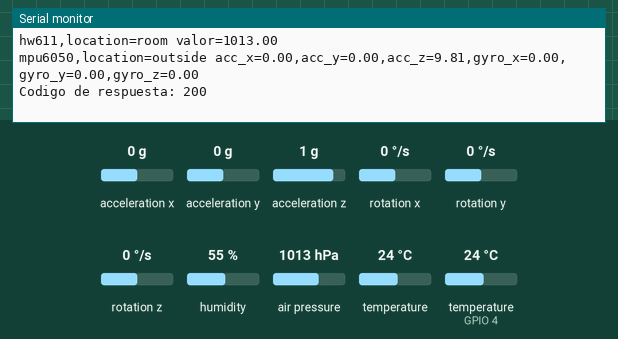
The sketch below on a simulated ESP32. Parts: the last lines printed to the serial monitor. The inputs (shaded band) are chosen by the test bench; at power-on: acceleration x 0 g, humidity 55 %, acceleration y 0 g, temperature (sensor on GPIO 4) 24 °C, acceleration z 1 g, rotation x 0 °/s, rotation y 0 °/s, rotation z 0 °/s, air pressure 1013 hPa, temperature 24 °C. WiFi joins after 1.5 s; servers stay silent unless stated; uploads are accepted with an empty reply.

Above: at 3.2 s.
3.3 s: acceleration x set to -1.4 g
At 6.7 s:
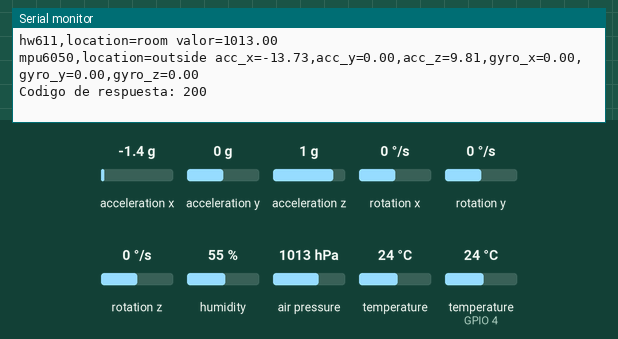
7.4 s: humidity set to 22 %
11.5 s: acceleration y set to -1.4 g
At 13.4 s:
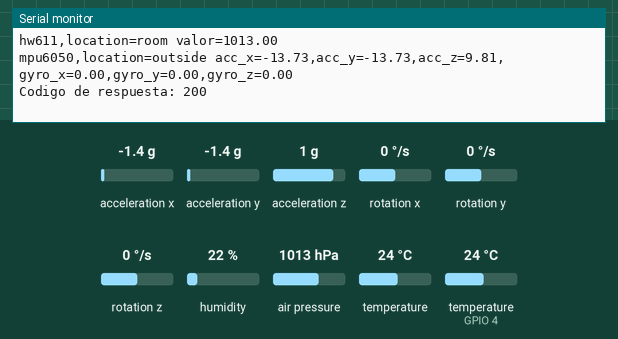
15.6 s: temperature (sensor on GPIO 4) set to 12 °C
19.7 s: acceleration z set to -1.4 g
At 22.9 s:
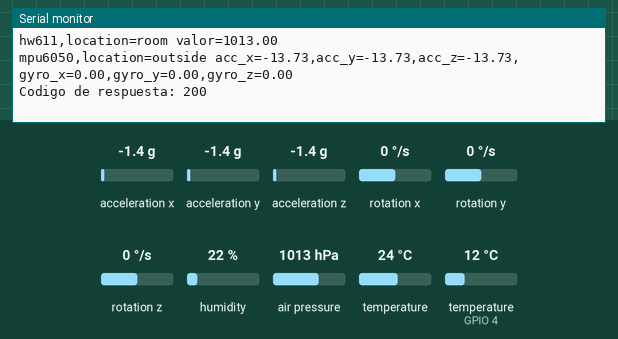
23.8 s: rotation x set to -192 °/s
At 25.6 s:
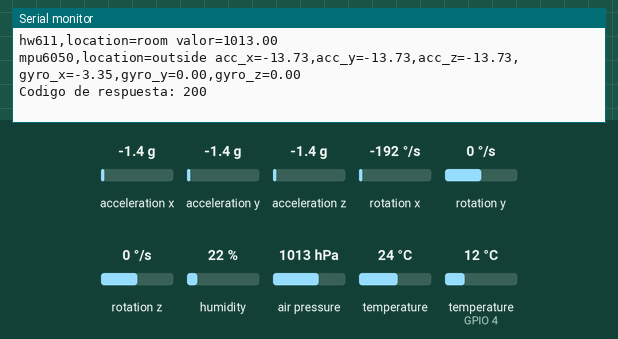

Measured:
- after the input at 3.3 s, the serial monitor: prints a new line after 2.2 s (image 1)
- after the input at 11.5 s, the serial monitor: prints a new line after 0.46 s (image 2)
- after the input at 19.7 s, the serial monitor: prints a new line after 2.0 s (image 3)
- after the input at 23.8 s, the serial monitor: prints a new line after 1.1 s (image 4)

The sketch:

DHT11.ino
```cpp
#include <WiFi.h>
#include <HTTPClient.h>
#include <DHT.h>
#include <Wire.h>
#include <Adafruit_Sensor.h>
#include <Adafruit_BMP280.h>
#include <Adafruit_MPU6050.h>

// Sensor DHT
#define DHTPIN 4
#define DHTTYPE DHT11
DHT dht(DHTPIN, DHTTYPE);

// Sensor HW-611
#define I2C_SDA 21
#define I2C_SCL 22
Adafruit_BMP280 bmp;

// Sensor MPU6050
#define I2C_SDA_2 25
#define I2C_SCL_2 26
TwoWire I2C_MPU = TwoWire(1); // Crear la nueva linea I2C
Adafruit_MPU6050 mpu;

const char* ssid = "ADAMO-3210";
const char* password = "UORZ7Y7KKBA6HO";

// Dirección de InfluxDB en la Raspberry Pi
const char* influxDB_url = "http://192.168.1.105:8086/api/v2/write?org=Casimiro&bucket=sensores&precision=s";

// API para InfluxDB
String influxDB_token = "iMAtY4WqYqfs268ho3MUce-bNn153-bgy7IW7vGarPOvkcg9R6Q7Oo2wx7ZgOE42U3AgsU6ZeIEaWCwzuf5h5g==";

void setup() {
  // put your setup code here, to run once:
  Serial.begin(115200);
  WiFi.begin(ssid, password);
  while (WiFi.status()!=WL_CONNECTED){
    delay(1000);
    Serial.println("Conectando...");
  }
  Serial.println("Conectado a WiFI");
  dht.begin();

  // Iniciar las las comunicaciones I2C
  // Para el WH-61
  Wire.begin(I2C_SDA, I2C_SCL);
  if (!bmp.begin(0x76)){
    Serial.println("No se encontró el BMP280");
    while(1);
  }

  // Para el MPU6050
  I2C_MPU.begin(I2C_SDA_2, I2C_SCL_2, 100000);
  if (!mpu.begin(0x68, &I2C_MPU)){
    Serial.println("No se encontró el MPU6050");
    while(1);
  }
}

void loop() {
  // put your main code here, to run repeatedly:
  if (WiFi.status() == WL_CONNECTED){
    // Leer el DHT11
    float temperatura = dht.readTemperature();
    float humedad = dht.readHumidity();

    // Leer el WH-611
    float sensor_hw611 = bmp.readPressure() / 100.0F;

    // Lectura del MPU6050
    sensors_event_t a, g, temp;
    mpu.getEvent(&a, &g, &temp);

    if (!isnan(temperatura) && !isnan(humedad)) {
      // Iniciar el clitente HTTP
      HTTPClient http;
      http.begin(influxDB_url);
      http.addHeader("Authorization", "Token " + influxDB_token);
      http.addHeader("Content-Type", "text/plain");

      // Formato Line Protocol de InfluxDB
      String data = "dht11,location=livingroom temperatura=" + String(temperatura) +
                    ",humedad=" + String(humedad) +
                    "\nhw611,location=room valor=" + String(sensor_hw611) +
                    "\nmpu6050,location=outside acc_x=" + String(a.acceleration.x) +
                    ",acc_y=" + String(a.acceleration.y) +
                    ",acc_z=" + String(a.acceleration.z) +
                    ",gyro_x=" + String(g.gyro.x) +
                    ",gyro_y=" + String(g.gyro.y) +
                    ",gyro_z=" + String(g.gyro.z);

      int httpResponseCode = http.POST(data);

      Serial.println("Enviando datos: " + data);
      Serial.println("Codigo de respuesta: " + String(httpResponseCode));

      http.end();
    }
  }

  delay(3000);
}
```
